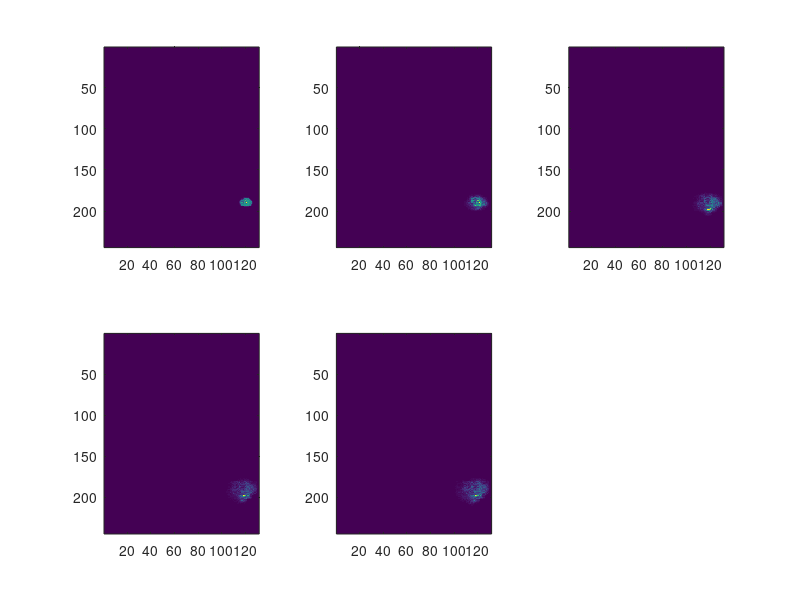

Recreate this plot in MATLAB.
%Script for plotting diffusion
figure
I1 = load('InfMidgeImageDay_153.txt');
I2 = load('InfMidgeImageDay_190.txt');
I3 = load('InfMidgeImageDay_240.txt');
I4 = load('InfMidgeImageDay_270.txt');
I5 = load('InfMidgeImageDay_300.txt');
subplot(2,3,1)
imagesc(flipud(I1))
subplot(2,3,2)
imagesc(flipud(I2))
subplot(2,3,3)
imagesc(flipud(I4))
imagesc(flipud(I3))
subplot(2,3,4)
imagesc(flipud(I4))
subplot(2,3,5)
imagesc(flipud(I5))
